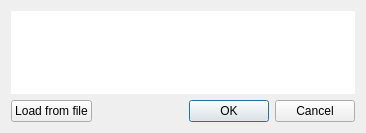
<?xml version="1.0" encoding="UTF-8"?>
<ui version="4.0">
 <class>ImportKeyDialog</class>
 <widget class="QDialog" name="ImportKeyDialog">
  <property name="geometry">
   <rect>
    <x>0</x>
    <y>0</y>
    <width>366</width>
    <height>133</height>
   </rect>
  </property>
  <property name="windowTitle">
   <string>Import key</string>
  </property>
  <layout class="QVBoxLayout" name="verticalLayout">
   <item>
    <widget class="QTextEdit" name="keyEdit">
     <property name="frameShape">
      <enum>QFrame::NoFrame</enum>
     </property>
    </widget>
   </item>
   <item>
    <layout class="QHBoxLayout" name="horizontalLayout">
     <item>
      <widget class="QPushButton" name="loadButton">
       <property name="text">
        <string>Load from file</string>
       </property>
      </widget>
     </item>
     <item>
      <spacer name="horizontalSpacer">
       <property name="orientation">
        <enum>Qt::Horizontal</enum>
       </property>
       <property name="sizeHint" stdset="0">
        <size>
         <width>40</width>
         <height>20</height>
        </size>
       </property>
      </spacer>
     </item>
     <item>
      <widget class="QDialogButtonBox" name="buttonBox">
       <property name="orientation">
        <enum>Qt::Horizontal</enum>
       </property>
       <property name="standardButtons">
        <set>QDialogButtonBox::Cancel|QDialogButtonBox::Ok</set>
       </property>
      </widget>
     </item>
    </layout>
   </item>
  </layout>
 </widget>
 <resources/>
 <connections>
  <connection>
   <sender>buttonBox</sender>
   <signal>accepted()</signal>
   <receiver>ImportKeyDialog</receiver>
   <slot>accept()</slot>
   <hints>
    <hint type="sourcelabel">
     <x>248</x>
     <y>254</y>
    </hint>
    <hint type="destinationlabel">
     <x>157</x>
     <y>274</y>
    </hint>
   </hints>
  </connection>
  <connection>
   <sender>buttonBox</sender>
   <signal>rejected()</signal>
   <receiver>ImportKeyDialog</receiver>
   <slot>reject()</slot>
   <hints>
    <hint type="sourcelabel">
     <x>316</x>
     <y>260</y>
    </hint>
    <hint type="destinationlabel">
     <x>286</x>
     <y>274</y>
    </hint>
   </hints>
  </connection>
  <connection>
   <sender>loadButton</sender>
   <signal>clicked()</signal>
   <receiver>ImportKeyDialog</receiver>
   <slot>loadKey()</slot>
   <hints>
    <hint type="sourcelabel">
     <x>56</x>
     <y>109</y>
    </hint>
    <hint type="destinationlabel">
     <x>182</x>
     <y>66</y>
    </hint>
   </hints>
  </connection>
  <connection>
   <sender>keyEdit</sender>
   <signal>textChanged()</signal>
   <receiver>ImportKeyDialog</receiver>
   <slot>keyChanged()</slot>
   <hints>
    <hint type="sourcelabel">
     <x>182</x>
     <y>49</y>
    </hint>
    <hint type="destinationlabel">
     <x>182</x>
     <y>66</y>
    </hint>
   </hints>
  </connection>
 </connections>
 <slots>
  <slot>keyChanged()</slot>
  <slot>loadKey()</slot>
 </slots>
</ui>
